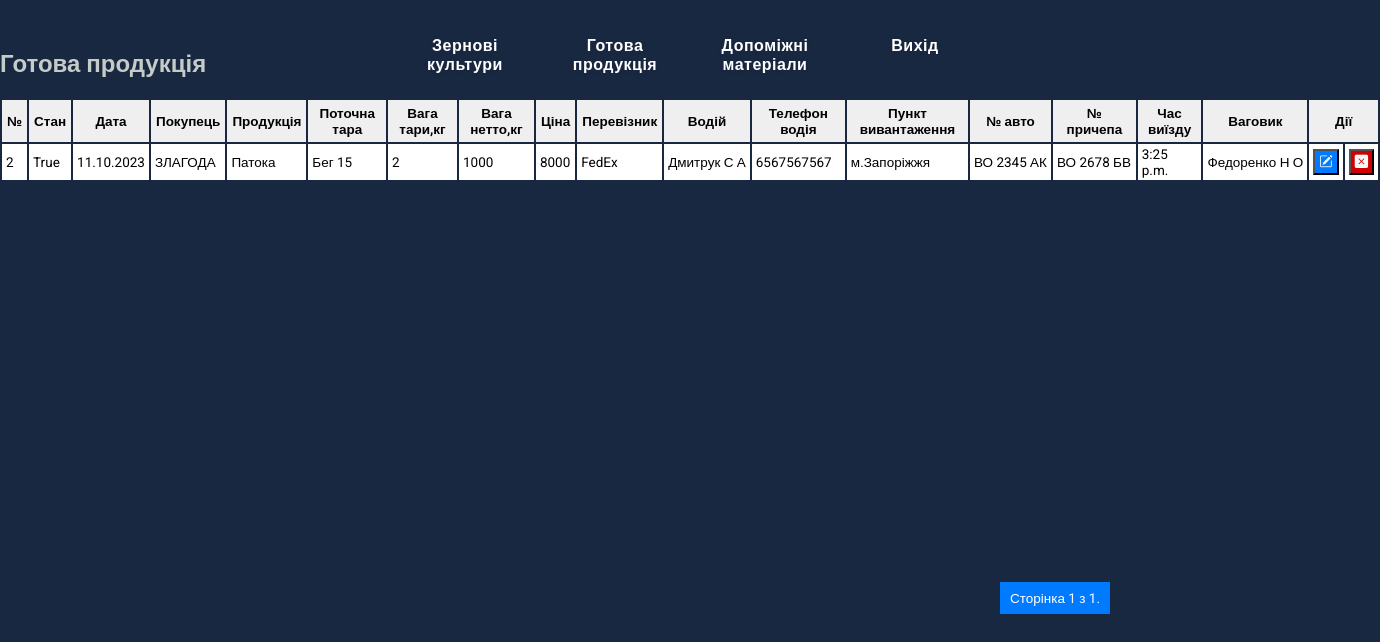
/log_shipped_products_list/, run on an earlier commit of the app's database.
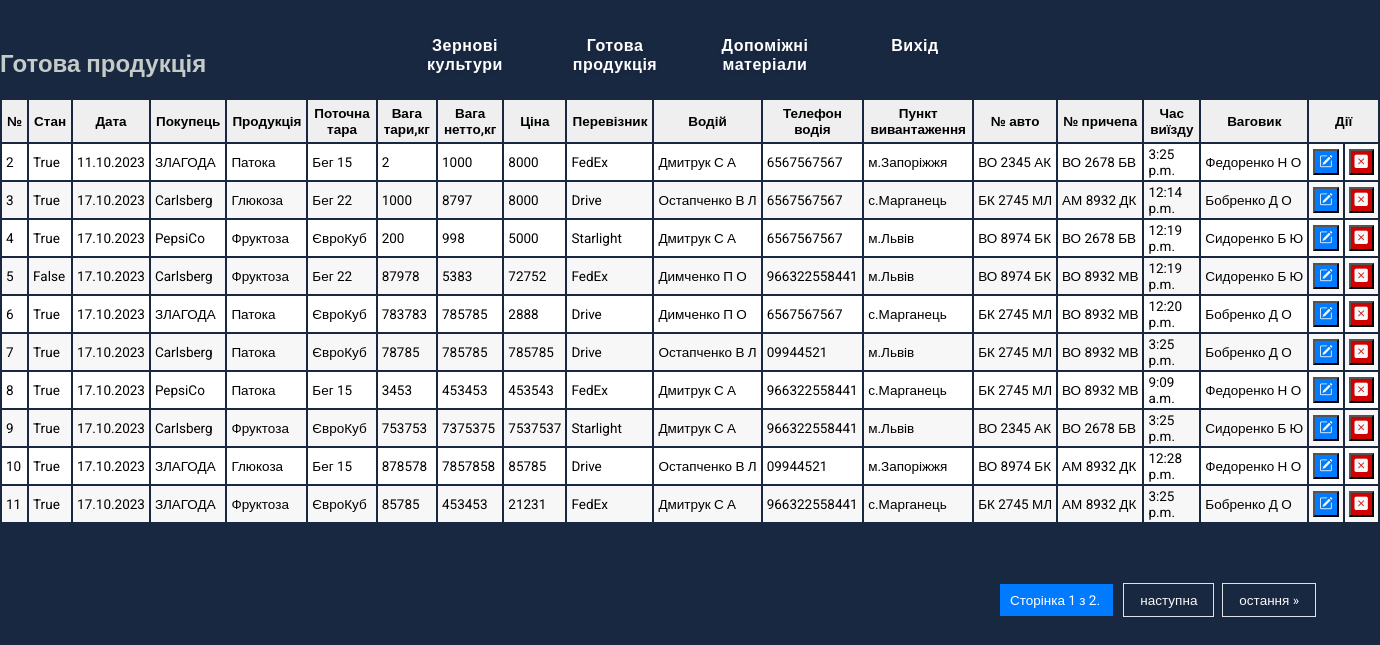
And on a later commit of the database.
### weight_interface/models.py (models this page shows, shortened)
class LogShippedProducts(models.Model):
    Status = models.BooleanField(default=False)  # Стан
    Date = models.DateTimeField(auto_now_add=True)  # Дата поставки
    Customer = models.CharField(max_length=150)  # Покупець
    Product = models.CharField(max_length=150)  # Продукція
    Current_container = models.CharField(max_length=150)  # Поточна тара
    Tare_weight_kilos = models.FloatField()  # Вага тари, кг
    Net_weight_kilos = models.FloatField()  # Вага нетто, кг
    Price = models.IntegerField()  # Ціна
    Carrier = models.CharField(max_length=150)  # Перевізник
    Driver = models.CharField(max_length=80)  # Водій
    Driver_phone = models.CharField(max_length=40)  # Телефон водія
    Unloading_point = models.CharField(max_length=350)  # Пункт вивантаження
    Car_license_plate = models.CharField(max_length=15)  # Реєстраційний номер авто
    Trailer_license_plate = models.CharField(max_length=15)  # Реєстраційний номер причіпа
    Departure_time = models.TimeField()  # Час виїзду
    Weightman = models.CharField(max_length=80)  # Ваговик

### weight_interface/views.py (the view)
# urls.py: path('log_shipped_products_list/', views.get_logshippedproducts, name="log_shipped_products"),
def get_logshippedproducts(request):
    log_shipped_products = LogShippedProducts.objects.all()
    items_per_page = 10
    paginator = Paginator(log_shipped_products, items_per_page)
    page = request.GET.get('page')
    try:
        current_page = paginator.page(page)
    except PageNotAnInteger:
        current_page = paginator.page(1)
    except EmptyPage:
        current_page = paginator.page(paginator.num_pages)
    return render(request, "weight_interface/log_shipped_products_list.html",
                  {"current_page": current_page})

### weight_interface/templates/weight_interface/log_shipped_products_list.html (shortened to what this page needs)
{% extends "weight_interface/base.html" %}
{% block content %}
    <h2 style="color: #C5CCC8;">Готова продукція</h2>
    {% if current_page %}
			<table class="table">
                 <thead>
					<tr>
						<th>№</th>
						<th>Стан</th>
						<th>Дата</th>
						<th>Покупець</th>
						<th>Продукція</th>
						<th>Поточна тара</th>
						<th>Вага тари,кг</th>
						<th>Вага нетто,кг</th>
						<th>Ціна</th>
						<th>Перевізник</th>
						<th>Водій</th>
						<th>Телефон водія</th>
						<th>Пункт вивантаження</th>
						<th>№ авто</th>
						<th>№ причепа</th>
						<th>Час виїзду</th>
						<th>Ваговик</th>
						<th colspan="2">Дії</th>
					</tr>
				</thead>
				<tbody>
                {% for log_shipped_product in current_page %}
                        <tr>
						<td>{{log_shipped_product.pk}}</td>
						<td>{{log_shipped_product.Status}}</td>
						<td>{{log_shipped_product.Date|date:"j.n.Y"}}</td>
						<td style="white-space: nowrap;">{{log_shipped_product.Customer}}</td>
						<td>{{log_shipped_product.Product}}</td>
						<td>{{log_shipped_product.Current_container}}</td>
						<td>{{log_shipped_product.Tare_weight_kilos}}</td>
						<td>{{log_shipped_product.Net_weight_kilos}}</td>
						<td>{{log_shipped_product.Price}}</td>
						<td style="white-space: nowrap;">{{log_shipped_product.Carrier}}</td>
						<td style="white-space: nowrap;">{{log_shipped_product.Driver}}</td>
						<td>{{log_shipped_product.Driver_phone}}</td>
						<td style="white-space: nowrap;">{{log_shipped_product.Unloading_point}}</td>
						<td style="white-space: nowrap;">{{log_shipped_product.Car_license_plate}}</td>
						<td style="white-space: nowrap;">{{log_shipped_product.Trailer_license_plate}}</td>
						<td>{{log_shipped_product.Departure_time}}</td>
						<td style="white-space: nowrap;">{{log_shipped_product.Weightman}}</td>
                            <td >
                                <button type="button" class="btn-change">
                                    <span aria-hidden="true"><i class="bi bi-pencil-square"></i></span>
                                </button>
                            </td>
                            <td >
                                <button type="button" class="btn-delete">
                                    <span  aria-hidden="true"><i class="bi bi-x-square-fill"></i></span>
                                </button>
                            </td>
                        </tr>
                    {% endfor %}
				</tbody>
            </table>
    {% endif %}
{% endblock %}
{% block pagin %}
     <main>
		<div class="pagination" >
			<span class="step-links">
				<span class="current-page">
					Сторінка {{ current_page.number }} з {{ current_page.paginator.num_pages }}.
				</span>
				{% if current_page.has_next %}
					<a href="?page={{ current_page.next_page_number }}">наступна</a>
					<a href="?page={{ current_page.paginator.num_pages }}">остання &raquo;</a>
				{% endif %}
			</span>
		</div>
	 </main>
{% endblock %}

### weight_interface/templates/weight_interface/base.html (shortened to what this page needs)
<html>
<head>
        {%load static%}
        <link  rel="stylesheet" href="{% static 'css/base.css' %}">
        <link rel="stylesheet" href="https://cdn.jsdelivr.net/npm/bootstrap-icons@1.11.1/font/bootstrap-icons.css">
</head>
<header>
        <nav id="menu">
            <div class="menu-item">
                <div class="menu-text">
                    <a href="#">Зернові культури</a>
                </div>
            </div>
            <div class="menu-item">
                <div class="menu-text">
                    <a href="#">Готова продукція</a>
                </div>
            </div>
            <div class="menu-item">
                <div class="menu-text">
                    <a href="#">Допоміжні матеріали</a>
                </div>
            </div>
            <div class="menu-item">
                <div class="menu-text">
                    <a href="#">Вихід</a>
                </div>
            </div>
        </nav>
         {% block pagin %} {% endblock %}
</header>
    <body>
        <main>
            {% block content %}{% endblock %}
        </main>
    </body>
</html>

### weight_interface/static/css/base.css (style rules this page uses)
:root { --menu-width: 37.5em; --items: 4; --item-width: calc(var(--menu-width) / var(--items)); }
body { margin: 0; padding: 0; background: #192841; font-family: 'Roboto', sans-serif; height: 100vh; overflow-y: hidden; overflow-x: scroll; width: 100vw; }
main { margin-top:50px; padding: 0; }
header { position: fixed; top: 0; left: 0; right: 0; padding: 20px; }
nav { width: var(--menu-width); display: flex; transform-style: preserve-3d; justify-content: space-evenly; position: relative; z-index: 2; margin: 0px auto; perspective: 2000px; flex-wrap: wrap; top: 0em; }
nav .menu-item { color: white; font-weight: 600; transform-style: preserve-3d; flex-grow: 1; display: flex; flex-basis: var(--item-width); box-sizing: border-box; padding: 1em 1.5em; justify-content: center; perspective: 200px; letter-spacing: 0.5px; min-height: 3em; }
nav .menu-text, nav .menu-text a { font-size: 1em; color: white; text-decoration: none; text-shadow: 0 1px 5px rgba(0,0,0,0.1); transition: color 0.1s ease-out; text-align: center; }
.menu-text:after { transition: bottom 0.25s ease-out, opacity 0.01s ease-out 0.01s; opacity: 0; content: ''; position: absolute; pointer-events: none; bottom: -5em; left: calc(50% - 10px); border-color: transparent transparent white transparent; border-width: 10px; border-style: solid; }
.table { border: 0px solid #eee; table-layout: ; font-size: 13.5px; justify-content: center; width: 100%; margin-bottom: 20px; overflow-y: auto; }
.table th { font-weight: bold; padding: 5px; background: #efefef; border: 0px solid #dddddd; }
.table td { padding: 2px 4px; border: 0px solid #eee; text-align: left; }
.table tbody tr:nth-child(odd) { background: #fff; }
.table tbody tr:nth-child(even) { background: #F7F7F7; }
.pagination { position:absolute; margin-top: 20px; top: 570; left: 1000; right: 0; }
.pagination a { color: #f8f9fa; padding: 8px 16px; font-size: 13.5px; text-decoration: none; transition: background-color 0.3s; border: 1px solid #dee2e6; margin: 0 2px; }
.pagination .current-page { margin-right:8px; padding: 8px 10px; font-size: 13.5px; background-color: #007BFF; color: #fff; }
.btn-change { color: #f8f9fa; background-color: #007BFF; padding: 4px 4px; }
.btn-delete { color: #f8f9fa; background-color: #D10000; padding: 4px 4px; }

What changed in the data, as far as the page shows it:
added LogShippedProducts: pk "3", Status "True", Date "17.10.2023", Customer "Carlsberg", Product "Глюкоза", Current_container "Бег 22", Tare_weight_kilos "1000", Net_weight_kilos "8797", Price "8000", Carrier "Drive", Driver "Остапченко В Л", Driver_phone "6567567567", Unloading_point "с.Марганець", Car_license_plate "БК 2745 МЛ", Trailer_license_plate "АМ 8932 ДК", Departure_time "12:14 p.m.", Weightman "Бобренко Д О"
added LogShippedProducts: pk "4", Status "True", Date "17.10.2023", Customer "PepsiCo", Product "Фруктоза", Current_container "ЄвроКуб", Tare_weight_kilos "200", Net_weight_kilos "998", Price "5000", Carrier "Starlight", Driver "Дмитрук С А", Driver_phone "6567567567", Unloading_point "м.Львів", Car_license_plate "ВО 8974 БК", Trailer_license_plate "ВО 2678 БВ", Departure_time "12:19 p.m.", Weightman "Сидоренко Б Ю"
added LogShippedProducts: pk "5", Status "False", Date "17.10.2023", Customer "Carlsberg", Product "Фруктоза", Current_container "Бег 22", Tare_weight_kilos "87978", Net_weight_kilos "5383", Price "72752", Carrier "FedEx", Driver "Димченко П О", Driver_phone "966322558441", Unloading_point "м.Львів", Car_license_plate "ВО 8974 БК", Trailer_license_plate "ВО 8932 МВ", Departure_time "12:19 p.m.", Weightman "Сидоренко Б Ю"
added LogShippedProducts: pk "6", Status "True", Date "17.10.2023", Customer "ЗЛАГОДА", Product "Патока", Current_container "ЄвроКуб", Tare_weight_kilos "783783", Net_weight_kilos "785785", Price "2888", Carrier "Drive", Driver "Димченко П О", Driver_phone "6567567567", Unloading_point "с.Марганець", Car_license_plate "БК 2745 МЛ", Trailer_license_plate "ВО 8932 МВ", Departure_time "12:20 p.m.", Weightman "Бобренко Д О"
added LogShippedProducts: pk "7", Status "True", Date "17.10.2023", Customer "Carlsberg", Product "Патока", Current_container "ЄвроКуб", Tare_weight_kilos "78785", Net_weight_kilos "785785", Price "785785", Carrier "Drive", Driver "Остапченко В Л", Driver_phone "09944521", Unloading_point "м.Львів", Car_license_plate "БК 2745 МЛ", Trailer_license_plate "ВО 8932 МВ", Departure_time "3:25 p.m.", Weightman "Бобренко Д О"
added LogShippedProducts: pk "8", Status "True", Date "17.10.2023", Customer "PepsiCo", Product "Патока", Current_container "Бег 15", Tare_weight_kilos "3453", Net_weight_kilos "453453", Price "453543", Carrier "FedEx", Driver "Дмитрук С А", Driver_phone "966322558441", Unloading_point "с.Марганець", Car_license_plate "БК 2745 МЛ", Trailer_license_plate "ВО 8932 МВ", Departure_time "9:09 a.m.", Weightman "Федоренко Н О"
added LogShippedProducts: pk "9", Status "True", Date "17.10.2023", Customer "Carlsberg", Product "Фруктоза", Current_container "ЄвроКуб", Tare_weight_kilos "753753", Net_weight_kilos "7375375", Price "7537537", Carrier "Starlight", Driver "Дмитрук С А", Driver_phone "966322558441", Unloading_point "м.Львів", Car_license_plate "ВО 2345 АК", Trailer_license_plate "ВО 2678 БВ", Departure_time "3:25 p.m.", Weightman "Сидоренко Б Ю"
added LogShippedProducts: pk "10", Status "True", Date "17.10.2023", Customer "ЗЛАГОДА", Product "Глюкоза", Current_container "Бег 15", Tare_weight_kilos "878578", Net_weight_kilos "7857858", Price "85785", Carrier "Drive", Driver "Остапченко В Л", Driver_phone "09944521", Unloading_point "м.Запоріжжя", Car_license_plate "ВО 8974 БК", Trailer_license_plate "АМ 8932 ДК", Departure_time "12:28 p.m.", Weightman "Федоренко Н О"
added LogShippedProducts: pk "11", Status "True", Date "17.10.2023", Customer "ЗЛАГОДА", Product "Фруктоза", Current_container "ЄвроКуб", Tare_weight_kilos "85785", Net_weight_kilos "453453", Price "21231", Carrier "FedEx", Driver "Дмитрук С А", Driver_phone "966322558441", Unloading_point "с.Марганець", Car_license_plate "БК 2745 МЛ", Trailer_license_plate "АМ 8932 ДК", Departure_time "3:25 p.m.", Weightman "Бобренко Д О"
Also different on the page:
{{ current_page.paginator.num_pages }}: "1" → "2"
text now shown: "наступна остання »"
